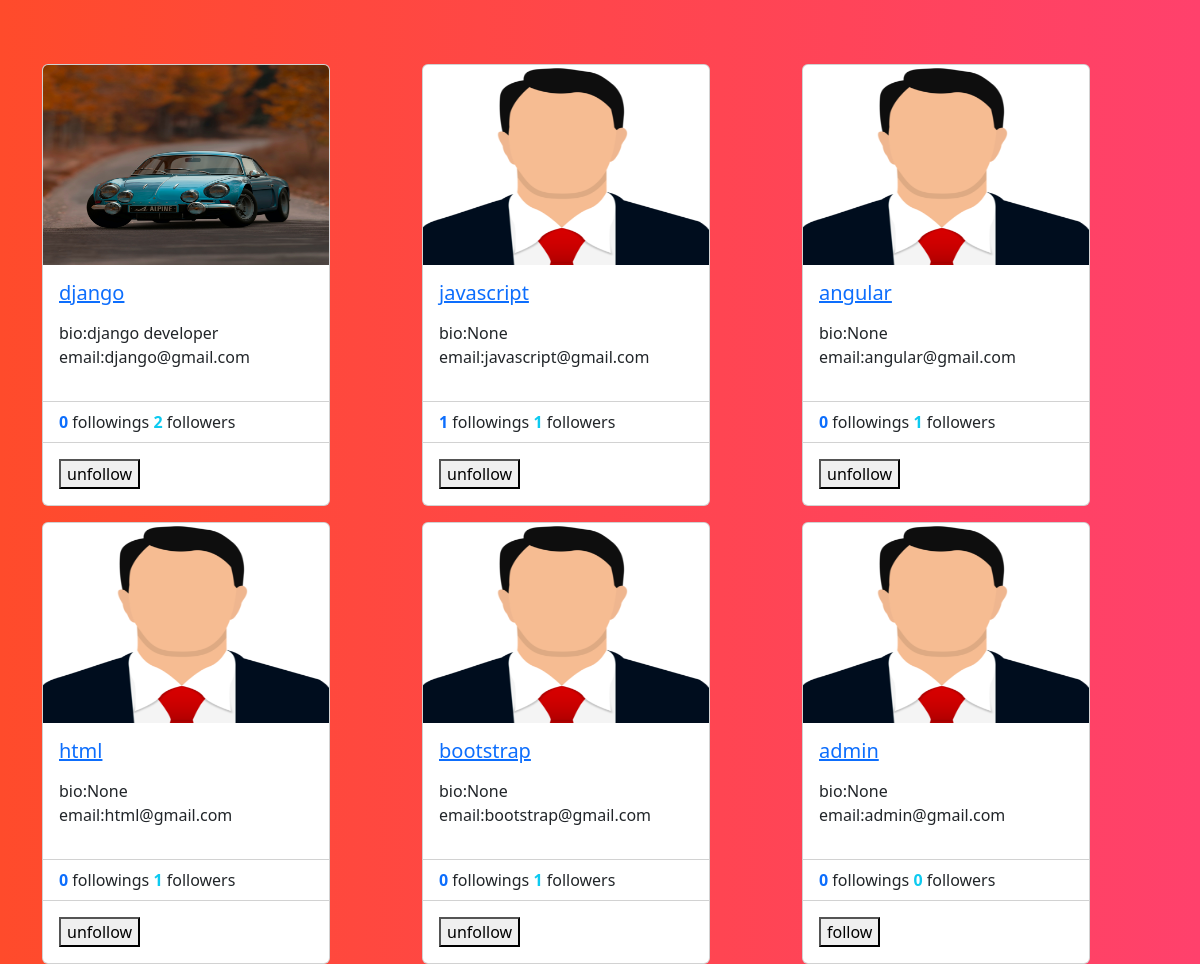
The page /profile/all (signed in) on the database as committed earlier.
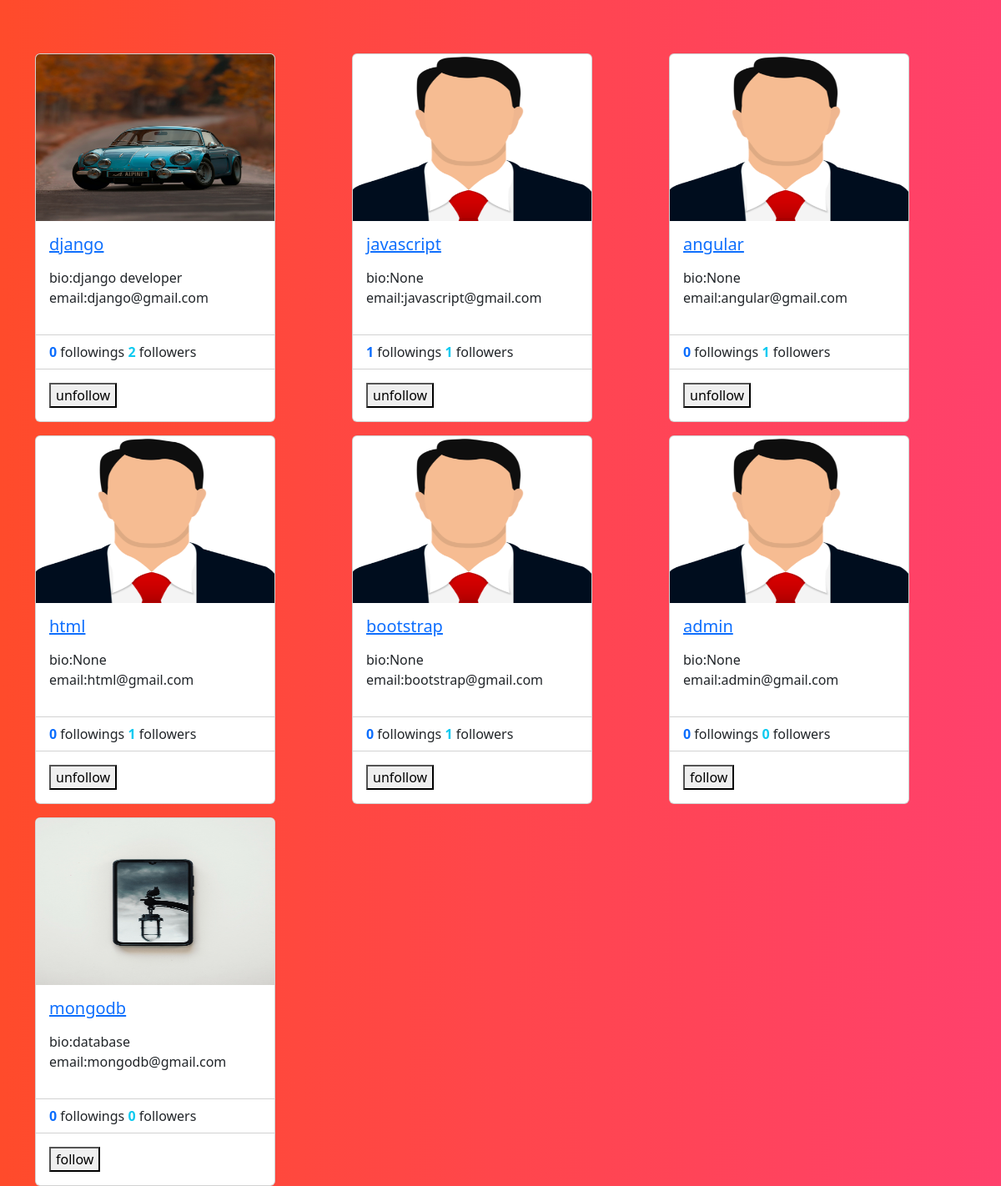
The same page on the database as committed later.
### social/models.py (models this page shows)
class UserProfile(models.Model):
    user=models.OneToOneField(User,on_delete=models.CASCADE,related_name="profile")
    address=models.CharField(max_length=200,null=True)
    phone=models.CharField(max_length=200,null=True)
    profile_pic=models.ImageField(upload_to="profilepics",null=True,blank=True)
    dob=models.DateField(null=True)
    bio=models.CharField(max_length=200,null=True)
    following=models.ManyToManyField("self",related_name="followed_by",symmetrical=False,null=True)
    block=models.ManyToManyField("self",related_name="blocked",symmetrical=False,null=True)
    def __str__(self):
        return self.user.username

### social/views.py (the view)
# urls.py: path("profile/all",views.ProfileListView.as_view(),name="profile-list"),
@method_decorator(decs,name="dispatch")
class ProfileListView(View):
    def get(self,request,*args,**kwargs):
        qs=UserProfile.objects.all().exclude(user=request.user)
        return render(request,"profile_list.html",{"data":qs})

### social/templates/profile_list.html (shortened to what this page needs)
<!DOCTYPE html>
{%load static%}
<html lang="en">
<head>
    <link href="https://cdn.jsdelivr.net/npm/bootstrap@5.3.2/dist/css/bootstrap.min.css" rel="stylesheet">
</head>
<body style="background: #FF416C;
background: -webkit-linear-gradient(to right, #FF4B2B, #FF416C);
background: linear-gradient(to right, #FF4B2B, #FF416C);">
<div class="container">
    <div class="row mt-5">
        {%for profile in data%}
            <div class="col-4 mt-3">
                <div class="card" style="width: 18rem;">
                    {%if profile.profile_pic%}
                    <img src="{{profile.profile_pic.url}}" class="card-img-top" alt="..." height="200px">
                    {%else%}
                    <img src="{%static 'social/images/profilepic.png'%}" class="card-img-top" alt="..." height="200px">
                    {%endif%}
                    <div class="card-body">
                      <h5 class="card-title">
                        <a href="{%url 'profile-detail' profile.id%}">{{profile}}</a>
                      </h5>
                      <p class="card-text">
                        <div>
                            bio:{{profile.bio}}
                        </div>
                       <div>
                        email:{{profile.user.email}}
                       </div>
                      </p>
                    </div>
                    <ul class="list-group list-group-flush">
                      <li class="list-group-item">
                       <span class="fw-bold text-primary"> {{profile.following.count}}</span> followings
                       <span class="fw-bold text-info">  {{profile.followed_by.count}}</span> followers
                      </li>
                    </ul>
                    <div class="card-body">
                      <form action="{%url 'follow' profile.id%}" method="post">
                        {%if profile in request.user.profile.following.all %}
                            <button type="submit" name="action" value="unfollow">unfollow</button>
                        {%else%}
                            <button type="submit" name="action" value="follow">follow</button>
                        {%endif%}
                      </form>
                    </div>
                  </div>
            </div>
        {%endfor%}
    </div>
</div>
</body>
</html>

Rows that differ between the two databases and show on the page:
added UserProfile: profile_pic (picture), user.username "mongodb", bio "database", user.email "mongodb@gmail.com", following.count "0", followed_by.count "0"
